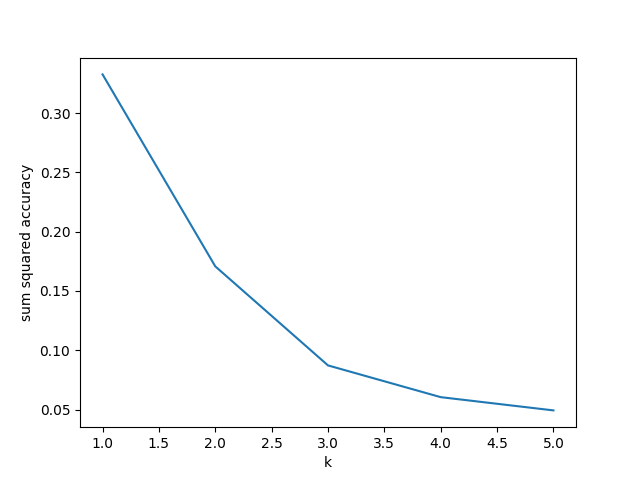

Here is the Python script that generated this plot:
from sklearn.cluster import KMeans
import numpy as np
import matplotlib.pyplot as plt


columns = ['Portion Eggs',
            'Portion Butter',
            'Portion Sugar',
            'Portion Flour']

data = [[0.14, 0.14, 0.28, 0.44],
        [0.22, 0.1, 0.45, 0.33],
        [0.1, 0.19, 0.25, 0.4],
        [0.02, 0.08, 0.43, 0.45],
        [0.16, 0.08, 0.35, 0.3],
        [0.14, 0.17, 0.31, 0.38],
        [0.05, 0.14, 0.35, 0.5],
        [0.1, 0.21, 0.28, 0.44],
        [0.04, 0.08, 0.35, 0.47],
        [0.11, 0.13, 0.28, 0.45],
        [0.0, 0.07, 0.34, 0.65],
        [0.2, 0.05, 0.4, 0.37],
        [0.12, 0.15, 0.33, 0.45],
        [0.25, 0.1, 0.3, 0.35],
        [0.0, 0.1, 0.4, 0.5],
        [0.15, 0.2, 0.3, 0.37],
        [0.0, 0.13, 0.4, 0.49],
        [0.22, 0.07, 0.4, 0.38],
        [0.2, 0.18, 0.3, 0.4]]


def create_clusters(k):
  cluster_dict = {key+1:[value] for key,value in zip(range(k),range(k))}
  for num in range(k,len(data)):
    cluster_dict[(num%k)+1].append(num)
  return cluster_dict

k_list = []
error_list = []
for k in range(1, 6):
  kmeans = KMeans(n_clusters=k)
  kmeans.fit(data)
  error = kmeans.inertia_ 
  
  k_list.append(k)
  error_list.append(error)

plt.plot(k_list, error_list)
plt.xlabel('k')
plt.ylabel('sum squared accuracy')
plt.savefig('analysis/elbow_sklearn.png')